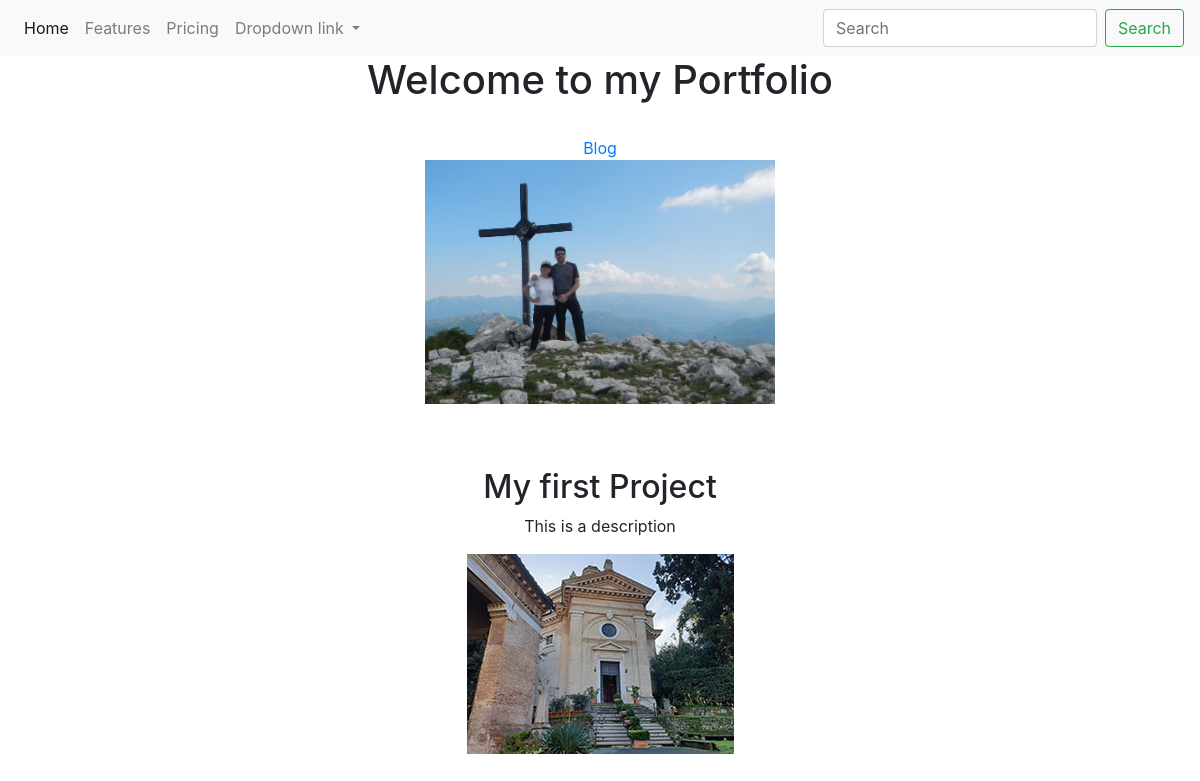
The page / on the database its author committed.
### portfolio/models.py (models this page shows, shortened)
class Project(models.Model):
    title = models.CharField(max_length = 100)
    description = models.CharField(max_length = 250)
    image = models.ImageField(upload_to='portfolio/images')
    url = models.URLField(blank=True)

### portfolio/views.py (the view)
# urls.py: 2. Add a URL to urlpatterns:  path('', views.home, name='home')
def home(request):
    projects = Project.objects.all()
    return render(request, 'portfolio/home.html', {'projects':projects})

### portfolio/templates/portfolio/home.html (shortened to what this page needs)
{% extends 'portfolio/base.html' %}
{% block content %}
{% load static %}
<div class="container text-center">
    <h1>Welcome to my Portfolio</h1>
    <br>
    <a href="{% url 'blog:all_blogs' %}">Blog</a>
    <br>
    <img src="{% static 'portfolio/Leprotta_nipotastro.jpg' %}" width="350" alt="">
    <br>
    <br>
    <br>
    <p>
        {% for project in projects %}
            <h2>{{ project.title }}</h2>
            <p>{{ project.description }}</p>
            <img src="{{ project.image.url }}">
            <br>
        {% endfor %}
    </p>
</div>
{% endblock %}

### portfolio/templates/portfolio/base.html (shortened to what this page needs)
<!doctype html>
<html lang="en">
  <head>
    <link rel="stylesheet" href="https://stackpath.bootstrapcdn.com/bootstrap/4.5.2/css/bootstrap.min.css">
  </head>
  <body>
    <nav class="navbar navbar-expand-lg navbar-light bg-light">
        <div class="collapse navbar-collapse" id="navbarNavDropdown">
          <ul class="navbar-nav">
            <li class="nav-item active">
              <a class="nav-link" href="#">Home <span class="sr-only">(current)</span></a>
            </li>
            <li class="nav-item">
              <a class="nav-link" href="#">Features</a>
            </li>
            <li class="nav-item">
              <a class="nav-link" href="#">Pricing</a>
            </li>
            <li class="nav-item dropdown">
              <a class="nav-link dropdown-toggle" href="#" id="navbarDropdownMenuLink" role="button" data-toggle="dropdown" aria-haspopup="true" aria-expanded="false">
                Dropdown link
              </a>
            </li>
          </ul>
        </div>
        <form class="form-inline">
            <input class="form-control mr-sm-2" type="search" placeholder="Search" aria-label="Search">
            <button class="btn btn-outline-success my-2 my-sm-0" type="submit">Search</button>
        </form>
      </nav>
    {% block content %} {% endblock %}
  </body>
</html>

### rows shown on the page
Project: title "My first Project", description "This is a description", image (picture)
